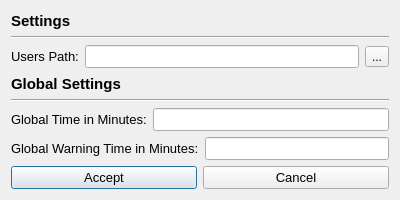
<?xml version="1.0" encoding="UTF-8"?>
<ui version="4.0">
 <class>Dialog</class>
 <widget class="QDialog" name="Dialog">
  <property name="geometry">
   <rect>
    <x>0</x>
    <y>0</y>
    <width>400</width>
    <height>200</height>
   </rect>
  </property>
  <property name="windowTitle">
   <string>Global Settings</string>
  </property>
  <layout class="QGridLayout" name="gridLayout">
   <item row="7" column="0">
    <layout class="QHBoxLayout" name="horizontalLayout">
     <item>
      <widget class="QLabel" name="label">
       <property name="font">
        <font>
         <pointsize>10</pointsize>
        </font>
       </property>
       <property name="text">
        <string>Global Time in Minutes:</string>
       </property>
      </widget>
     </item>
     <item>
      <widget class="QLineEdit" name="globalTimeLineEdit">
       <property name="font">
        <font>
         <pointsize>10</pointsize>
        </font>
       </property>
      </widget>
     </item>
    </layout>
   </item>
   <item row="1" column="0">
    <widget class="Line" name="line_2">
     <property name="orientation">
      <enum>Qt::Horizontal</enum>
     </property>
    </widget>
   </item>
   <item row="9" column="0">
    <layout class="QHBoxLayout" name="horizontalLayout_5">
     <item>
      <widget class="QPushButton" name="acceptPushButton">
       <property name="font">
        <font>
         <pointsize>10</pointsize>
        </font>
       </property>
       <property name="text">
        <string>Accept</string>
       </property>
      </widget>
     </item>
     <item>
      <widget class="QPushButton" name="cancelPushButton">
       <property name="font">
        <font>
         <pointsize>10</pointsize>
        </font>
       </property>
       <property name="text">
        <string>Cancel</string>
       </property>
      </widget>
     </item>
    </layout>
   </item>
   <item row="6" column="0">
    <widget class="Line" name="line">
     <property name="orientation">
      <enum>Qt::Horizontal</enum>
     </property>
    </widget>
   </item>
   <item row="4" column="0">
    <layout class="QHBoxLayout" name="horizontalLayout_3">
     <item>
      <widget class="QLabel" name="label_4">
       <property name="font">
        <font>
         <pointsize>10</pointsize>
        </font>
       </property>
       <property name="text">
        <string>Users Path:</string>
       </property>
      </widget>
     </item>
     <item>
      <widget class="QLineEdit" name="usersPathLineEdit">
       <property name="font">
        <font>
         <pointsize>10</pointsize>
        </font>
       </property>
      </widget>
     </item>
     <item>
      <widget class="QToolButton" name="usersPathToolButton">
       <property name="text">
        <string>...</string>
       </property>
      </widget>
     </item>
    </layout>
   </item>
   <item row="8" column="0">
    <layout class="QHBoxLayout" name="horizontalLayout_2">
     <item>
      <widget class="QLabel" name="label_2">
       <property name="font">
        <font>
         <pointsize>10</pointsize>
        </font>
       </property>
       <property name="text">
        <string>Global Warning Time in Minutes:</string>
       </property>
      </widget>
     </item>
     <item>
      <widget class="QLineEdit" name="globalWarningTimeLineEdit">
       <property name="font">
        <font>
         <pointsize>10</pointsize>
        </font>
       </property>
      </widget>
     </item>
    </layout>
   </item>
   <item row="5" column="0">
    <widget class="QLabel" name="label_3">
     <property name="font">
      <font>
       <pointsize>11</pointsize>
       <weight>75</weight>
       <bold>true</bold>
      </font>
     </property>
     <property name="text">
      <string>Global Settings</string>
     </property>
    </widget>
   </item>
   <item row="0" column="0">
    <widget class="QLabel" name="label_5">
     <property name="font">
      <font>
       <pointsize>11</pointsize>
       <weight>75</weight>
       <bold>true</bold>
      </font>
     </property>
     <property name="text">
      <string>Settings</string>
     </property>
    </widget>
   </item>
  </layout>
 </widget>
 <resources/>
 <connections/>
</ui>
